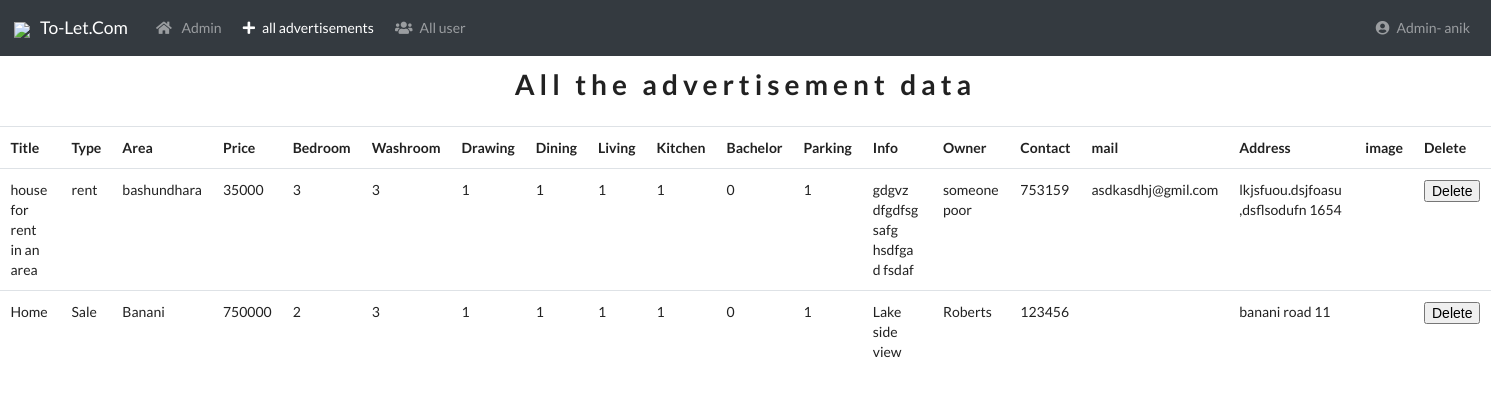
The page /dbPage.php (signed in) on the database its author committed.
### tables this page shows
CREATE TABLE `user_ad` (
  `ad_id` int(11) NOT NULL,
  `title` varchar(100) NOT NULL,
  `date` timestamp NOT NULL DEFAULT CURRENT_TIMESTAMP ON UPDATE CURRENT_TIMESTAMP,
  `type` varchar(100) NOT NULL,
  `area` varchar(100) NOT NULL,
  `price` int(11) NOT NULL,
  `bedroom` int(2) NOT NULL,
  `washroom` int(2) NOT NULL,
  `drawing` int(2) NOT NULL,
  `dining` int(2) NOT NULL,
  `living` int(2) NOT NULL,
  `kitchen` int(2) NOT NULL,
  `bachelor` int(1) NOT NULL,
  `parking` int(1) NOT NULL,
  `info` varchar(200) DEFAULT NULL,
  `owner` varchar(200) NOT NULL,
  `contact` int(11) NOT NULL,
  `mail` varchar(100) DEFAULT NULL,
  `address` text NOT NULL
);

### dbPage.php (the view, shortened to what this page needs)
<?php
include('connection.php');
?>
<!DOCTYPE html>
<html>
<head>
	<link rel="stylesheet" href="https://maxcdn.bootstrapcdn.com/bootstrap/4.0.0-beta.2/css/bootstrap.min.css">
	<link rel="stylesheet" type="text/css" href="https://cdnjs.cloudflare.com/ajax/libs/semantic-ui/2.3.1/semantic.css">
	<link rel="stylesheet" href="https://use.fontawesome.com/releases/v5.0.13/css/all.css">
	<link rel="stylesheet" type="text/css" href="dbPage.css">
</head>
<body>
	<nav class="navbar navbar-expand-lg navbar-dark bg-dark">
    <a class="navbar-brand" href="index.php"><img id="logo" src="https://cdn4.iconfinder.com/data/icons/real-estate-2-2/256/Rent_Home-512.png">To-Let.Com</a>
    <div class="collapse navbar-collapse" id="navbarNav">
      <ul class="navbar-nav">
        <li class="nav-item ">
          <a class="nav-link" href="admin.html"><i class="fas fa-home"></i>
      Admin <span class="sr-only">(current)</span></a>
        </li>
        <li class="nav-item active">
          <a class="nav-link" href="dbPage.php"><i class="fas fa-plus"></i>all advertisements</a>
        </li>
        <li class="nav-item">
          <a class="nav-link" href="dbpage2.php"><i class="fas fa-users"></i>All user</a>
        </li>
      </ul>
      <ul class="navbar-nav ml-auto">
        <li class="nav-item">
          <a class="nav-link" href="admin.php"><i class="fas fa-user-circle"></i>Admin- <?php echo $_SESSION["username"];?> </a>
        </li>
      </ul>
    </div>
  </nav>
<div>
  <h1>All the advertisement data</h1>
  <table class="table">
    <tr>
      <th>Title</th>
      <th>Type</th>
      <th>Area</th>
      <th>Price</th>
      <th>Bedroom</th>
      <th>Washroom</th>
      <th>Drawing</th>
      <th>Dining</th>
      <th>Living</th>
      <th>Kitchen</th>
      <th>Bachelor</th>
      <th>Parking</th>
      <th>Info</th>
      <th>Owner</th>
      <th>Contact</th>
      <th>mail</th>
      <th>Address</th>
      <th>image</th>
      <th>Delete</th>
    </tr>
     <?php
$query="SELECT * FROM user_ad";
$results = mysqli_query($conn, $query);
if(mysqli_num_rows($results)>0){
     while($row = mysqli_fetch_assoc($results)){
         $adId = $row["ad_id"];
         echo "<tr>
            <td>".$row["title"]."</td>
            <td>".$row["type"]."</td>
            <td>".$row["area"]."</td>
            <td>".$row["price"]."</td>
            <td>".$row["bedroom"]."</td>
            <td>".$row["washroom"]."</td>
            <td>".$row["drawing"]."</td>
            <td>".$row["dining"]."</td>
            <td>".$row["living"]."</td>
            <td>".$row["kitchen"]."</td>
            <td>".$row["bachelor"]."</td>
            <td>".$row["parking"]."</td>
            <td>".$row["info"]."</td>
            <td>".$row["owner"]."</td>
            <td>".$row["contact"]."</td>
            <td>".$row["mail"]."</td>
            <td>".$row["address"]."</td>
            <td>".$row["image"]."</td>"
            ?>
            <td>
            <form action="<?php echo htmlspecialchars($_SERVER["PHP_SELF"]); ?>?id=<?php echo $adId; ?>" method="post">
              <input type='submit' name='delete' value='Delete'>
            </form>
</td>
            <?php
               echo "</tr>"  ;
     }
}else{
    echo "Problem";
}
?>
  </table>
</div>
</body>
</html>

### dbPage.css (style rules this page uses)
i { padding: 7px; }
#logo { height: 40px; padding-right: 10px; }
h1 { font-size: 28px; padding: 10px; text-align: center; letter-spacing: 5px; }
table { padding-top: 50px; }

### rows shown on the page
user_ad: title "house for rent in an area", type "rent", area "bashundhara", price "35000", bedroom "3", washroom "3", drawing "1", dining "1", living "1", kitchen "1", bachelor "0", parking "1", info "gdgvz dfgdfsg safg hsdfga d fsdaf", owner "someone poor", contact "753159", mail "asdkasdhj@gmil.com", address "lkjsfuou.dsjfoasu ,dsflsodufn 1654"
user_ad: title "Home", type "Sale", area "Banani", price "750000", bedroom "2", washroom "3", drawing "1", dining "1", living "1", kitchen "1", bachelor "0", parking "1", info "Lake side view", owner "Roberts", contact "123456", address "banani road 11"

### other values the page prints
$_SESSION["username"] "anik"
